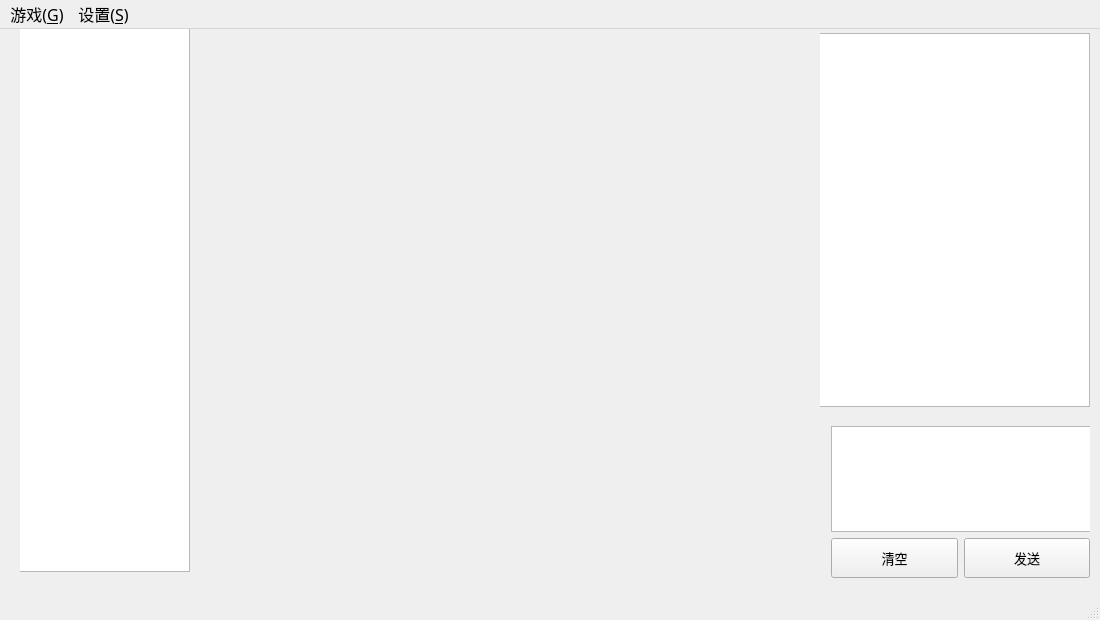
<?xml version="1.0" encoding="UTF-8"?>
<ui version="4.0">
 <class>MainWindow</class>
 <widget class="QMainWindow" name="MainWindow">
  <property name="geometry">
   <rect>
    <x>0</x>
    <y>0</y>
    <width>1100</width>
    <height>620</height>
   </rect>
  </property>
  <property name="minimumSize">
   <size>
    <width>1100</width>
    <height>620</height>
   </size>
  </property>
  <property name="maximumSize">
   <size>
    <width>1100</width>
    <height>624</height>
   </size>
  </property>
  <property name="baseSize">
   <size>
    <width>1100</width>
    <height>620</height>
   </size>
  </property>
  <property name="font">
   <font>
    <family>微软雅黑</family>
    <pointsize>10</pointsize>
   </font>
  </property>
  <property name="windowTitle">
   <string>MainWindow</string>
  </property>
  <property name="unifiedTitleAndToolBarOnMac">
   <bool>true</bool>
  </property>
  <widget class="QWidget" name="centralWidget"/>
  <widget class="QStatusBar" name="statusBar"/>
  <widget class="QDockWidget" name="chat_dockWidget">
   <property name="minimumSize">
    <size>
     <width>300</width>
     <height>563</height>
    </size>
   </property>
   <property name="maximumSize">
    <size>
     <width>300</width>
     <height>563</height>
    </size>
   </property>
   <property name="baseSize">
    <size>
     <width>300</width>
     <height>563</height>
    </size>
   </property>
   <property name="floating">
    <bool>false</bool>
   </property>
   <property name="features">
    <set>QDockWidget::DockWidgetMovable|QDockWidget::DockWidgetVerticalTitleBar</set>
   </property>
   <property name="allowedAreas">
    <set>Qt::LeftDockWidgetArea|Qt::RightDockWidgetArea</set>
   </property>
   <attribute name="dockWidgetArea">
    <number>2</number>
   </attribute>
   <widget class="QWidget" name="dockWidgetContents_2">
    <widget class="QWidget" name="verticalLayoutWidget">
     <property name="geometry">
      <rect>
       <x>-10</x>
       <y>-10</y>
       <width>302</width>
       <height>597</height>
      </rect>
     </property>
     <layout class="QVBoxLayout" name="chat_vl">
      <property name="spacing">
       <number>6</number>
      </property>
      <property name="sizeConstraint">
       <enum>QLayout::SetDefaultConstraint</enum>
      </property>
      <property name="leftMargin">
       <number>0</number>
      </property>
      <property name="topMargin">
       <number>12</number>
      </property>
      <property name="bottomMargin">
       <number>10</number>
      </property>
      <item>
       <widget class="QTextEdit" name="recard_text">
        <property name="minimumSize">
         <size>
          <width>280</width>
          <height>374</height>
         </size>
        </property>
        <property name="maximumSize">
         <size>
          <width>280</width>
          <height>374</height>
         </size>
        </property>
        <property name="baseSize">
         <size>
          <width>280</width>
          <height>374</height>
         </size>
        </property>
        <property name="styleSheet">
         <string notr="true">border-image: url(:/chess/image/chat/comment_bg.png);</string>
        </property>
       </widget>
      </item>
      <item>
       <widget class="QWidget" name="widget" native="true">
        <property name="minimumSize">
         <size>
          <width>280</width>
          <height>187</height>
         </size>
        </property>
        <property name="maximumSize">
         <size>
          <width>280</width>
          <height>187</height>
         </size>
        </property>
        <property name="baseSize">
         <size>
          <width>280</width>
          <height>187</height>
         </size>
        </property>
        <widget class="QWidget" name="verticalLayoutWidget_2">
         <property name="geometry">
          <rect>
           <x>10</x>
           <y>0</y>
           <width>300</width>
           <height>189</height>
          </rect>
         </property>
         <layout class="QVBoxLayout" name="edit_vl">
          <property name="spacing">
           <number>6</number>
          </property>
          <property name="rightMargin">
           <number>15</number>
          </property>
          <item>
           <widget class="QTextEdit" name="edit_text">
            <property name="minimumSize">
             <size>
              <width>270</width>
              <height>0</height>
             </size>
            </property>
            <property name="maximumSize">
             <size>
              <width>270</width>
              <height>16777215</height>
             </size>
            </property>
            <property name="sizeIncrement">
             <size>
              <width>0</width>
              <height>0</height>
             </size>
            </property>
            <property name="baseSize">
             <size>
              <width>270</width>
              <height>187</height>
             </size>
            </property>
            <property name="styleSheet">
             <string notr="true">border-image: url(:/chess/image/chat/chat_book_bg.png);</string>
            </property>
           </widget>
          </item>
          <item>
           <layout class="QHBoxLayout" name="send_hl">
            <property name="rightMargin">
             <number>15</number>
            </property>
            <property name="bottomMargin">
             <number>15</number>
            </property>
            <item>
             <widget class="QPushButton" name="clear_btn">
              <property name="minimumSize">
               <size>
                <width>0</width>
                <height>40</height>
               </size>
              </property>
              <property name="maximumSize">
               <size>
                <width>16777215</width>
                <height>40</height>
               </size>
              </property>
              <property name="baseSize">
               <size>
                <width>0</width>
                <height>40</height>
               </size>
              </property>
              <property name="text">
               <string>清空</string>
              </property>
             </widget>
            </item>
            <item>
             <widget class="QPushButton" name="send_btn">
              <property name="minimumSize">
               <size>
                <width>0</width>
                <height>40</height>
               </size>
              </property>
              <property name="maximumSize">
               <size>
                <width>16777215</width>
                <height>40</height>
               </size>
              </property>
              <property name="baseSize">
               <size>
                <width>0</width>
                <height>40</height>
               </size>
              </property>
              <property name="text">
               <string>发送</string>
              </property>
             </widget>
            </item>
           </layout>
          </item>
         </layout>
        </widget>
       </widget>
      </item>
     </layout>
    </widget>
   </widget>
  </widget>
  <widget class="QMenuBar" name="menuBar">
   <property name="geometry">
    <rect>
     <x>0</x>
     <y>0</y>
     <width>1100</width>
     <height>27</height>
    </rect>
   </property>
   <property name="font">
    <font>
     <pointsize>12</pointsize>
     <weight>50</weight>
     <bold>false</bold>
    </font>
   </property>
   <property name="layoutDirection">
    <enum>Qt::LeftToRight</enum>
   </property>
   <property name="styleSheet">
    <string notr="true"/>
   </property>
   <property name="defaultUp">
    <bool>false</bool>
   </property>
   <property name="nativeMenuBar">
    <bool>true</bool>
   </property>
   <widget class="QMenu" name="game_menu">
    <property name="title">
     <string>游戏(&amp;G)</string>
    </property>
    <addaction name="shot_action"/>
    <addaction name="show_action"/>
   </widget>
   <widget class="QMenu" name="set_menu">
    <property name="geometry">
     <rect>
      <x>374</x>
      <y>107</y>
      <width>128</width>
      <height>105</height>
     </rect>
    </property>
    <property name="layoutDirection">
     <enum>Qt::LeftToRight</enum>
    </property>
    <property name="tearOffEnabled">
     <bool>false</bool>
    </property>
    <property name="title">
     <string>设置(&amp;S)</string>
    </property>
    <property name="separatorsCollapsible">
     <bool>false</bool>
    </property>
    <property name="toolTipsVisible">
     <bool>false</bool>
    </property>
    <widget class="QMenu" name="skin_menu">
     <property name="tearOffEnabled">
      <bool>false</bool>
     </property>
     <property name="title">
      <string>换肤</string>
     </property>
     <property name="toolTipsVisible">
      <bool>true</bool>
     </property>
     <addaction name="actionBlue"/>
     <addaction name="actionBlack"/>
     <addaction name="actionNavy"/>
     <addaction name="actionGray"/>
    </widget>
    <addaction name="skin_menu"/>
    <addaction name="separator"/>
    <addaction name="sound_action"/>
   </widget>
   <addaction name="game_menu"/>
   <addaction name="set_menu"/>
  </widget>
  <widget class="QDockWidget" name="main_dockWidget">
   <property name="minimumSize">
    <size>
     <width>200</width>
     <height>563</height>
    </size>
   </property>
   <property name="maximumSize">
    <size>
     <width>200</width>
     <height>563</height>
    </size>
   </property>
   <property name="features">
    <set>QDockWidget::DockWidgetMovable|QDockWidget::DockWidgetVerticalTitleBar</set>
   </property>
   <property name="allowedAreas">
    <set>Qt::LeftDockWidgetArea|Qt::RightDockWidgetArea</set>
   </property>
   <attribute name="dockWidgetArea">
    <number>1</number>
   </attribute>
   <widget class="QWidget" name="dockWidgetContents">
    <widget class="QWidget" name="verticalLayoutWidget_3">
     <property name="geometry">
      <rect>
       <x>10</x>
       <y>110</y>
       <width>1802</width>
       <height>565</height>
      </rect>
     </property>
     <layout class="QVBoxLayout" name="verticalLayout"/>
    </widget>
    <widget class="QListWidget" name="listWidget">
     <property name="geometry">
      <rect>
       <x>-10</x>
       <y>-20</y>
       <width>180</width>
       <height>563</height>
      </rect>
     </property>
     <property name="minimumSize">
      <size>
       <width>180</width>
       <height>563</height>
      </size>
     </property>
     <property name="maximumSize">
      <size>
       <width>180</width>
       <height>563</height>
      </size>
     </property>
     <property name="baseSize">
      <size>
       <width>180</width>
       <height>563</height>
      </size>
     </property>
    </widget>
   </widget>
  </widget>
  <action name="sound_action">
   <property name="checkable">
    <bool>true</bool>
   </property>
   <property name="checked">
    <bool>true</bool>
   </property>
   <property name="icon">
    <iconset resource="res.qrc">
     <normaloff>:/ui/image/close_sound.png</normaloff>
     <normalon>:/ui/image/open_sound.png</normalon>
     <disabledoff>:/ui/image/close_sound.png</disabledoff>
     <disabledon>:/ui/image/open_sound.png</disabledon>
     <activeoff>:/ui/image/close_sound.png</activeoff>
     <activeon>:/ui/image/open_sound.png</activeon>
     <selectedoff>:/ui/image/close_sound.png</selectedoff>
     <selectedon>:/ui/image/open_sound.png</selectedon>:/ui/image/close_sound.png</iconset>
   </property>
   <property name="text">
    <string>音效</string>
   </property>
  </action>
  <action name="action">
   <property name="text">
    <string>--</string>
   </property>
  </action>
  <action name="actionBlue">
   <property name="text">
    <string>Blue</string>
   </property>
  </action>
  <action name="actionBlack">
   <property name="text">
    <string>Black</string>
   </property>
  </action>
  <action name="actionNavy">
   <property name="text">
    <string>Navy</string>
   </property>
  </action>
  <action name="actionGray">
   <property name="text">
    <string>Gray</string>
   </property>
  </action>
  <action name="shot_action">
   <property name="text">
    <string>截图</string>
   </property>
  </action>
  <action name="show_action">
   <property name="text">
    <string>保存</string>
   </property>
  </action>
 </widget>
 <layoutdefault spacing="6" margin="11"/>
 <resources>
  <include location="res.qrc"/>
 </resources>
 <connections>
  <connection>
   <sender>clear_btn</sender>
   <signal>clicked()</signal>
   <receiver>edit_text</receiver>
   <slot>clear()</slot>
   <hints>
    <hint type="sourcelabel">
     <x>867</x>
     <y>573</y>
    </hint>
    <hint type="destinationlabel">
     <x>846</x>
     <y>483</y>
    </hint>
   </hints>
  </connection>
 </connections>
</ui>
